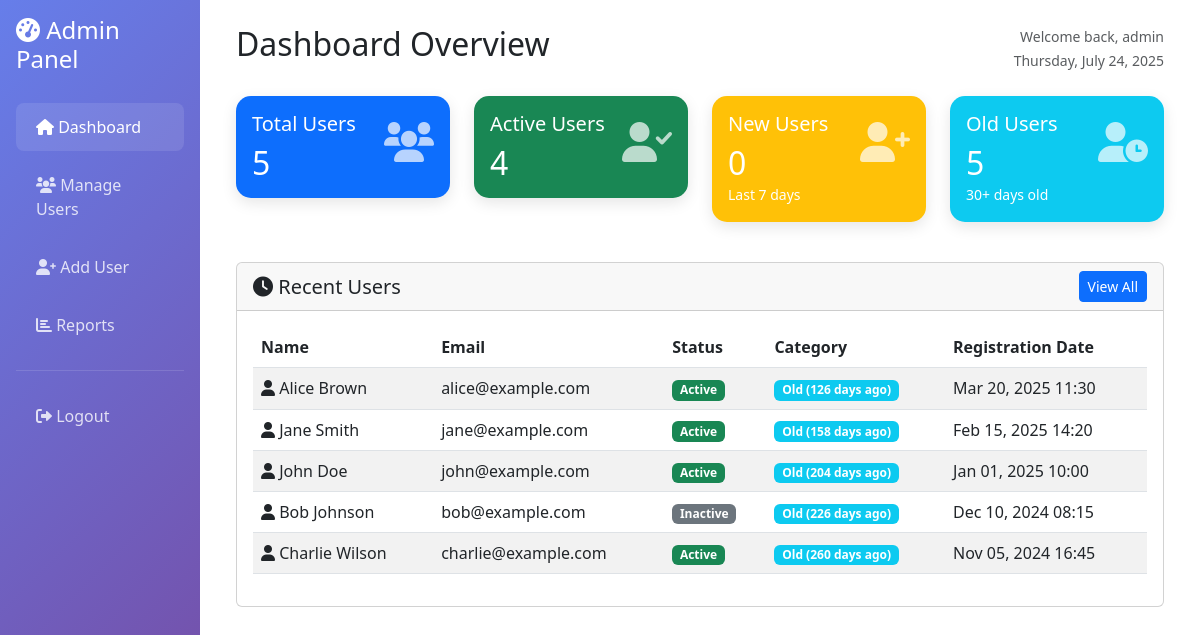
The app's page /dashboard.php (signed in) with its own data.
### tables this page shows
CREATE TABLE IF NOT EXISTS users (
    id INT(11) AUTO_INCREMENT PRIMARY KEY,
    name VARCHAR(100) NOT NULL,
    email VARCHAR(100) UNIQUE NOT NULL,
    phone VARCHAR(15),
    age INT(3),
    address TEXT,
    status ENUM('active', 'inactive') DEFAULT 'active',
    registration_date TIMESTAMP DEFAULT CURRENT_TIMESTAMP,
    last_login TIMESTAMP NULL,
    created_at TIMESTAMP DEFAULT CURRENT_TIMESTAMP,
    updated_at TIMESTAMP DEFAULT CURRENT_TIMESTAMP ON UPDATE CURRENT_TIMESTAMP
);

### config.php (called while the page is built, shortened)
<?php
function formatDate($date) {
    return date('M d, Y H:i', strtotime($date));
}
function getTimeDiff($date) {
    $now = new DateTime();
    $past = new DateTime($date);
    $diff = $now->diff($past);
    if ($diff->days > 30) {
        return 'Old (' . $diff->days . ' days ago)';
    } elseif ($diff->days > 7) {
        return 'Regular (' . $diff->days . ' days ago)';
    } else {
        return 'New (' . $diff->days . ' days ago)';
    }
}
?>

### dashboard.php (the view, shortened to what this page needs)
<?php
require_once 'config.php';
$stmt = $pdo->query("SELECT COUNT(*) as total FROM users");
$totalUsers = $stmt->fetch()['total'];
$stmt = $pdo->query("SELECT COUNT(*) as active FROM users WHERE status = 'active'");
$activeUsers = $stmt->fetch()['active'];
$stmt = $pdo->query("SELECT COUNT(*) as new_users FROM users WHERE registration_date >= DATE_SUB(NOW(), INTERVAL 7 DAY)");
$newUsers = $stmt->fetch()['new_users'];
$stmt = $pdo->query("SELECT COUNT(*) as old_users FROM users WHERE registration_date <= DATE_SUB(NOW(), INTERVAL 30 DAY)");
$oldUsers = $stmt->fetch()['old_users'];
$stmt = $pdo->query("SELECT * FROM users ORDER BY registration_date DESC LIMIT 5");
$recentUsers = $stmt->fetchAll();
?>
<!DOCTYPE html>
<html lang="en">
<head>
    <link href="https://cdn.jsdelivr.net/npm/bootstrap@5.3.0/dist/css/bootstrap.min.css" rel="stylesheet">
    <link href="https://cdnjs.cloudflare.com/ajax/libs/font-awesome/6.0.0/css/all.min.css" rel="stylesheet">
</head>
<body>
    <div class="container-fluid">
        <div class="row">
            <div class="col-md-3 col-lg-2 sidebar p-0">
                <div class="p-3">
                    <h4 class="text-white mb-4">
                        <i class="fas fa-tachometer-alt"></i> Admin Panel
                    </h4>
                    <nav class="nav flex-column">
                        <a class="nav-link active" href="dashboard.php">
                            <i class="fas fa-home"></i> Dashboard
                        </a>
                        <a class="nav-link" href="users.php">
                            <i class="fas fa-users"></i> Manage Users
                        </a>
                        <a class="nav-link" href="add_user.php">
                            <i class="fas fa-user-plus"></i> Add User
                        </a>
                        <a class="nav-link" href="reports.php">
                            <i class="fas fa-chart-bar"></i> Reports
                        </a>
                        <hr class="text-white-50">
                        <a class="nav-link" href="logout.php">
                            <i class="fas fa-sign-out-alt"></i> Logout
                        </a>
                    </nav>
                </div>
            </div>
            <div class="col-md-9 col-lg-10">
                <div class="p-4">
                    <div class="d-flex justify-content-between align-items-center mb-4">
                        <h2>Dashboard Overview</h2>
                        <div class="text-end">
                            <small class="text-muted">Welcome back, <?php echo $_SESSION['admin_username']; ?></small><br>
                            <small class="text-muted"><?php echo date('l, F j, Y'); ?></small>
                        </div>
                    </div>
                    <div class="row mb-4">
                        <div class="col-md-6 col-lg-3 mb-3">
                            <div class="card stat-card bg-primary text-white">
                                <div class="card-body">
                                    <div class="d-flex justify-content-between">
                                        <div>
                                            <h5 class="card-title">Total Users</h5>
                                            <h2 class="mb-0"><?php echo $totalUsers; ?></h2>
                                        </div>
                                        <div class="stat-icon">
                                            <i class="fas fa-users"></i>
                                        </div>
                                    </div>
                                </div>
                            </div>
                        </div>
                        <div class="col-md-6 col-lg-3 mb-3">
                            <div class="card stat-card bg-success text-white">
                                <div class="card-body">
                                    <div class="d-flex justify-content-between">
                                        <div>
                                            <h5 class="card-title">Active Users</h5>
                                            <h2 class="mb-0"><?php echo $activeUsers; ?></h2>
                                        </div>
                                        <div class="stat-icon">
                                            <i class="fas fa-user-check"></i>
                                        </div>
                                    </div>
                                </div>
                            </div>
                        </div>
                        <div class="col-md-6 col-lg-3 mb-3">
                            <div class="card stat-card bg-warning text-white">
                                <div class="card-body">
                                    <div class="d-flex justify-content-between">
                                        <div>
                                            <h5 class="card-title">New Users</h5>
                                            <h2 class="mb-0"><?php echo $newUsers; ?></h2>
                                            <small>Last 7 days</small>
                                        </div>
                                        <div class="stat-icon">
                                            <i class="fas fa-user-plus"></i>
                                        </div>
                                    </div>
                                </div>
                            </div>
                        </div>
                        <div class="col-md-6 col-lg-3 mb-3">
                            <div class="card stat-card bg-info text-white">
                                <div class="card-body">
                                    <div class="d-flex justify-content-between">
                                        <div>
                                            <h5 class="card-title">Old Users</h5>
                                            <h2 class="mb-0"><?php echo $oldUsers; ?></h2>
                                            <small>30+ days old</small>
                                        </div>
                                        <div class="stat-icon">
                                            <i class="fas fa-user-clock"></i>
                                        </div>
                                    </div>
                                </div>
                            </div>
                        </div>
                    </div>
                    <div class="card">
                        <div class="card-header d-flex justify-content-between align-items-center">
                            <h5 class="mb-0">
                                <i class="fas fa-clock"></i> Recent Users
                            </h5>
                            <a href="users.php" class="btn btn-primary btn-sm">View All</a>
                        </div>
                        <div class="card-body">
                            <div class="table-responsive">
                                <table class="table table-striped">
                                    <thead>
                                        <tr>
                                            <th>Name</th>
                                            <th>Email</th>
                                            <th>Status</th>
                                            <th>Category</th>
                                            <th>Registration Date</th>
                                        </tr>
                                    </thead>
                                    <tbody>
                                        <?php foreach ($recentUsers as $user): ?>
                                        <tr>
                                            <td>
                                                <i class="fas fa-user"></i> <?php echo htmlspecialchars($user['name']); ?>
                                            </td>
                                            <td><?php echo htmlspecialchars($user['email']); ?></td>
                                            <td>
                                                <span class="badge bg-<?php echo $user['status'] == 'active' ? 'success' : 'secondary'; ?>">
                                                    <?php echo ucfirst($user['status']); ?>
                                                </span>
                                            </td>
                                            <td>
                                                <span class="badge bg-info">
                                                    <?php echo getTimeDiff($user['registration_date']); ?>
                                                </span>
                                            </td>
                                            <td><?php echo formatDate($user['registration_date']); ?></td>
                                        </tr>
                                        <?php endforeach; ?>
                                    </tbody>
                                </table>
                            </div>
                        </div>
                    </div>
                </div>
            </div>
        </div>
    </div>
</body>
</html>

### dashboard.php (style rules this page uses)
.sidebar { min-height: 100vh; background: linear-gradient(135deg, #667eea 0%, #764ba2 100%); }
.sidebar .nav-link { color: rgba(255, 255, 255, 0.8); padding: 12px 20px; border-radius: 8px; margin: 5px 0; transition: all 0.3s; }
.sidebar .nav-link:hover, .sidebar .nav-link.active { color: white; background: rgba(255, 255, 255, 0.1); }
.stat-card { border-radius: 15px; border: none; box-shadow: 0 5px 15px rgba(0, 0, 0, 0.1); transition: transform 0.3s; }
.stat-icon { font-size: 2.5rem; opacity: 0.7; }

### records on screen
users: name "Alice Brown", email "alice@example.com", status "Active", registration_date "Old (126 days ago)", registration_date "Mar 20, 2025 11:30"
users: name "Jane Smith", email "jane@example.com", status "Active", registration_date "Old (158 days ago)", registration_date "Feb 15, 2025 14:20"
users: name "John Doe", email "john@example.com", status "Active", registration_date "Old (204 days ago)", registration_date "Jan 01, 2025 10:00"
users: name "Bob Johnson", email "bob@example.com", status "Inactive", registration_date "Old (226 days ago)", registration_date "Dec 10, 2024 08:15"
users: name "Charlie Wilson", email "charlie@example.com", status "Active", registration_date "Old (260 days ago)", registration_date "Nov 05, 2024 16:45"

### other values on screen
$_SESSION['admin_username'] "admin"
$totalUsers "5"
$activeUsers "4"
$newUsers "0"
$oldUsers "5"
